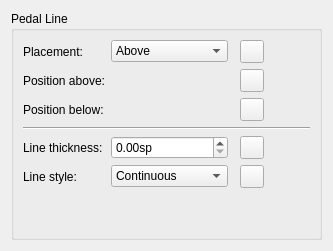
      <widget class="QWidget" name="PagePedal">
       <layout class="QVBoxLayout" name="verticalLayout_34">
        <item>
         <widget class="QGroupBox" name="groupBox_21">
          <property name="title">
           <string>Pedal Line</string>
          </property>
          <layout class="QGridLayout" name="gridLayout11">
           <item row="5" column="1">
            <widget class="QComboBox" name="pedalLineStyle">
             <item>
              <property name="text">
               <string>Continuous</string>
              </property>
             </item>
             <item>
              <property name="text">
               <string>Dashed</string>
              </property>
             </item>
             <item>
              <property name="text">
               <string>Dotted</string>
              </property>
             </item>
             <item>
              <property name="text">
               <string>Dash-dotted</string>
              </property>
             </item>
             <item>
              <property name="text">
               <string>Dash-dot-dotted</string>
              </property>
             </item>
            </widget>
           </item>
           <item row="1" column="0">
            <widget class="QLabel" name="label_96">
             <property name="text">
              <string>Position above:</string>
             </property>
            </widget>
           </item>
           <item row="1" column="4">
            <spacer name="horizontalSpacer_8">
             <property name="orientation">
              <enum>Qt::Horizontal</enum>
             </property>
             <property name="sizeHint" stdset="0">
              <size>
               <width>40</width>
               <height>20</height>
              </size>
             </property>
            </spacer>
           </item>
           <item row="5" column="0">
            <widget class="QLabel" name="label_106">
             <property name="text">
              <string>Line style:</string>
             </property>
             <property name="buddy">
              <cstring>pedalLineStyle</cstring>
             </property>
            </widget>
           </item>
           <item row="4" column="0">
            <widget class="QLabel" name="label_107">
             <property name="text">
              <string>Line thickness:</string>
             </property>
             <property name="buddy">
              <cstring>pedalLineWidth</cstring>
             </property>
            </widget>
           </item>
           <item row="6" column="0">
            <spacer name="verticalSpacer_19">
             <property name="orientation">
              <enum>Qt::Vertical</enum>
             </property>
             <property name="sizeHint" stdset="0">
              <size>
               <width>20</width>
               <height>40</height>
              </size>
             </property>
            </spacer>
           </item>
           <item row="5" column="3">
            <widget class="QToolButton" name="resetPedalLineStyle">
             <property name="toolTip">
              <string>Reset to default</string>
             </property>
             <property name="accessibleName">
              <string>Reset 'Line style' value</string>
             </property>
             <property name="text">
              <string notr="true"/>
             </property>
             <property name="icon">
              <iconset resource="musescore.qrc">
               <normaloff>:/data/icons/edit-reset.svg</normaloff>:/data/icons/edit-reset.svg</iconset>
             </property>
            </widget>
           </item>
           <item row="1" column="3">
            <widget class="QToolButton" name="resetPedalLinePosAbove">
             <property name="toolTip">
              <string>Reset to default</string>
             </property>
             <property name="accessibleName">
              <string>Reset 'Position above' value</string>
             </property>
             <property name="text">
              <string notr="true"/>
             </property>
             <property name="icon">
              <iconset resource="musescore.qrc">
               <normaloff>:/data/icons/edit-reset.svg</normaloff>:/data/icons/edit-reset.svg</iconset>
             </property>
            </widget>
           </item>
           <item row="4" column="3">
            <widget class="QToolButton" name="resetPedalLineWidth">
             <property name="toolTip">
              <string>Reset to default</string>
             </property>
             <property name="accessibleName">
              <string>Reset 'Line thickness' value</string>
             </property>
             <property name="text">
              <string notr="true"/>
             </property>
             <property name="icon">
              <iconset resource="musescore.qrc">
               <normaloff>:/data/icons/edit-reset.svg</normaloff>:/data/icons/edit-reset.svg</iconset>
             </property>
            </widget>
           </item>
           <item row="0" column="0">
            <widget class="QLabel" name="label_124">
             <property name="text">
              <string>Placement:</string>
             </property>
             <property name="buddy">
              <cstring>pedalLinePlacement</cstring>
             </property>
            </widget>
           </item>
           <item row="0" column="3">
            <widget class="QToolButton" name="resetPedalLinePlacement">
             <property name="toolTip">
              <string>Reset to default</string>
             </property>
             <property name="accessibleName">
              <string>Reset 'Placement' value</string>
             </property>
             <property name="text">
              <string notr="true"/>
             </property>
             <property name="icon">
              <iconset resource="musescore.qrc">
               <normaloff>:/data/icons/edit-reset.svg</normaloff>:/data/icons/edit-reset.svg</iconset>
             </property>
            </widget>
           </item>
           <item row="2" column="3">
            <widget class="QToolButton" name="resetPedalLinePosBelow">
             <property name="toolTip">
              <string>Reset to default</string>
             </property>
             <property name="accessibleName">
              <string>Reset 'Position below' value</string>
             </property>
             <property name="text">
              <string notr="true"/>
             </property>
             <property name="icon">
              <iconset resource="musescore.qrc">
               <normaloff>:/data/icons/edit-reset.svg</normaloff>:/data/icons/edit-reset.svg</iconset>
             </property>
            </widget>
           </item>
           <item row="2" column="0">
            <widget class="QLabel" name="label_139">
             <property name="text">
              <string>Position below:</string>
             </property>
            </widget>
           </item>
           <item row="1" column="1">
            <widget class="Ms::OffsetSelect" name="pedalLinePosAbove" native="true"/>
           </item>
           <item row="2" column="1">
            <widget class="Ms::OffsetSelect" name="pedalLinePosBelow" native="true"/>
           </item>
           <item row="4" column="1">
            <widget class="QDoubleSpinBox" name="pedalLineWidth">
             <property name="suffix">
              <string>sp</string>
             </property>
             <property name="singleStep">
              <double>0.100000000000000</double>
             </property>
            </widget>
           </item>
           <item row="0" column="1">
            <widget class="QComboBox" name="pedalLinePlacement">
             <item>
              <property name="text">
               <string notr="true">Above</string>
              </property>
             </item>
             <item>
              <property name="text">
               <string notr="true">Below</string>
              </property>
             </item>
            </widget>
           </item>
           <item row="3" column="0" colspan="5">
            <widget class="Line" name="line_3">
             <property name="midLineWidth">
              <number>0</number>
             </property>
             <property name="orientation">
              <enum>Qt::Horizontal</enum>
             </property>
            </widget>
           </item>
          </layout>
         </widget>
        </item>
       </layout>
      </widget>
